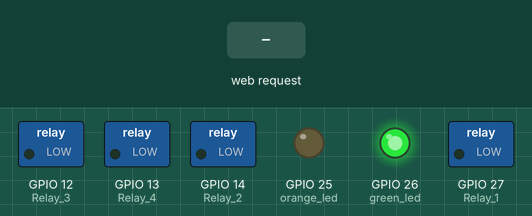
Recording of a sketch running on a simulated ESP32. Shown: switched loads named in the sketch (green lamp = pin HIGH), output pins drawn as LEDs (lit = HIGH). Inputs (shaded band) come from the test bench. WiFi joins after 1.5 s; servers stay silent unless stated; what the sketch prints to the serial monitor is not drawn.

Above: at 2.7 s.
2.8 s: HTTP request GET /1/on received
At 4.0 s:
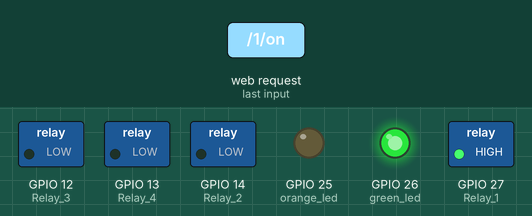
4.3 s: HTTP request GET /2/on received
At 5.3 s:
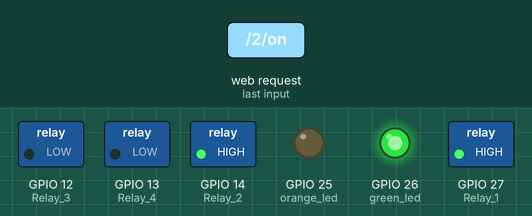
5.8 s: HTTP request GET /1/off received
At 6.5 s:
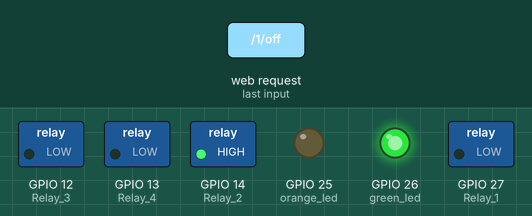
7.3 s: HTTP request GET /3/on received
At 7.6 s:
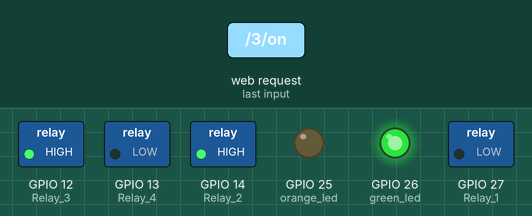
8.8 s: HTTP request GET /2/off received
At 10.0 s:
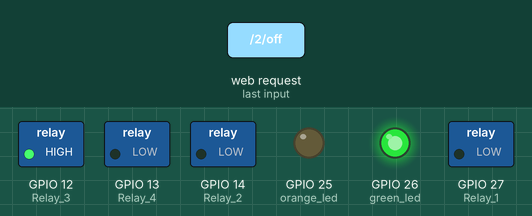
10.3 s: HTTP request GET /4/on received
At 11.1 s:
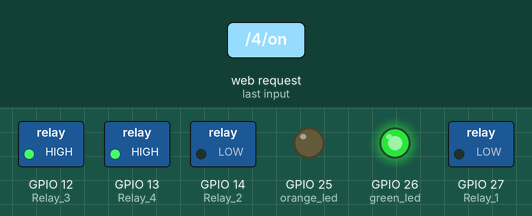
Timing chart, 0 to 12.8 s (numbered marks = the images above; inputs shaded):
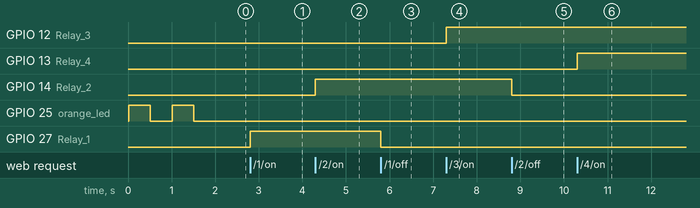

Measured:
- after the input at 2.8 s, GPIO 27 (Relay_1): LOW → HIGH at once
- after the input at 4.3 s, GPIO 14 (Relay_2): LOW → HIGH at once
- after the input at 5.8 s, GPIO 27 (Relay_1): HIGH → LOW at once
- after the input at 7.3 s, GPIO 12 (Relay_3): LOW → HIGH at once
- after the input at 8.8 s, GPIO 14 (Relay_2): HIGH → LOW at once
- after the input at 10.3 s, GPIO 13 (Relay_4): LOW → HIGH at once

The sketch:

Web_server_esp32_activity.ino
```cpp
#include <WiFi.h>

#define orange_led 25
#define green_led 26
#define Relay_1 27
#define Relay_2 14
#define Relay_3 12
#define Relay_4 13

const char* ssid = "Akotosinatoy";
const char* password = "dinosaur";

WiFiServer server(80);

void setup() {
  Serial.begin(115200);

  pinMode(orange_led, OUTPUT);
  pinMode(green_led, OUTPUT);
  pinMode(Relay_1, OUTPUT);
  pinMode(Relay_2, OUTPUT);
  pinMode(Relay_3, OUTPUT);
  pinMode(Relay_4, OUTPUT);

  delay(10);

  // Connect to Wi-Fi
  Serial.println();
  Serial.println("Connecting to Wi-Fi");
  WiFi.begin(ssid, password);

  while (WiFi.status() != WL_CONNECTED) {
    digitalWrite(orange_led, !digitalRead(orange_led));
    delay(500);
    Serial.print(".");
  }

  digitalWrite(orange_led, LOW);
  digitalWrite(green_led, HIGH);
  Serial.println("\nWiFi connected.");
  Serial.println("IP address: ");
  Serial.println(WiFi.localIP());

  server.begin();
}

void loop() {
  WiFiClient client = server.available(); // Listen for incoming clients

  if (client) {
    Serial.println("New Client.");
    String currentLine = "";

    while (client.connected()) {
      if (client.available()) {
        char c = client.read();
        Serial.write(c);

        if (c == '\n') {
          if (currentLine.length() == 0) {
            // Send the HTTP response
            client.println("HTTP/1.1 200 OK");
            client.println("Content-type:text/html");
            client.println();

            // HTML Content
            client.println("<!DOCTYPE html>");
            client.println("<html>");
            client.println("<head>");
            client.println("<title>ESP32 Web Server</title>");
            client.println("<style>");
            client.println("body { font-family: Arial, sans-serif; margin: 0; padding: 0; background-color: #f4f4f9; }");
            client.println("h1 { text-align: center; color: #333; margin-top: 20px; }");
            client.println(".container { display: flex; flex-wrap: wrap; justify-content: center; margin: 20px auto; gap: 20px; }");
            client.println(".box { background: white; padding: 20px; box-shadow: 0 4px 8px rgba(0,0,0,0.2); border-radius: 8px; width: 200px; text-align: center; }");
            client.println(".button { display: inline-block; padding: 10px 20px; margin: 10px 5px; text-decoration: none; color: white; background-color: #007BFF; border: none; border-radius: 5px; cursor: pointer; }");
            client.println(".button:hover { background-color: #0056b3; }");
            client.println("</style>");
            client.println("</head>");
            client.println("<body>");
            client.println("<h1>ESP32 Web Server</h1>");
            client.println("<div class='container'>");

            // LED 1
            client.println("<div class='box'>");
            client.println("<h2>Relay 1</h2>");
            client.println("<a href=\"/1/on\" class=\"button\">Turn ON</a>");
            client.println("<a href=\"/1/off\" class=\"button\">Turn OFF</a>");
            client.println("</div>");

            // LED 2
            client.println("<div class='box'>");
            client.println("<h2>Relay 2</h2>");
            client.println("<a href=\"/2/on\" class=\"button\">Turn ON</a>");
            client.println("<a href=\"/2/off\" class=\"button\">Turn OFF</a>");
            client.println("</div>");

            // LED 3
            client.println("<div class='box'>");
            client.println("<h2>Relay 3</h2>");
            client.println("<a href=\"/3/on\" class=\"button\">Turn ON</a>");
            client.println("<a href=\"/3/off\" class=\"button\">Turn OFF</a>");
            client.println("</div>");

            // LED 4
            client.println("<div class='box'>");
            client.println("<h2>Relay 4</h2>");
            client.println("<a href=\"/4/on\" class=\"button\">Turn ON</a>");
            client.println("<a href=\"/4/off\" class=\"button\">Turn OFF</a>");
            client.println("</div>");

            client.println("</div>"); // Close container
            client.println("</body>");
            client.println("</html>");

            // End the HTTP response
            client.println();
            break;
          } else {
            currentLine = "";
          }
        } else if (c != '\r') {
          currentLine += c;
        }

        // Handle requests for each LED
        if (currentLine.endsWith("GET /1/on")) digitalWrite(Relay_1, HIGH);
        if (currentLine.endsWith("GET /1/off")) digitalWrite(Relay_1, LOW);
        if (currentLine.endsWith("GET /2/on")) digitalWrite(Relay_2, HIGH);
        if (currentLine.endsWith("GET /2/off")) digitalWrite(Relay_2, LOW);
        if (currentLine.endsWith("GET /3/on")) digitalWrite(Relay_3, HIGH);
        if (currentLine.endsWith("GET /3/off")) digitalWrite(Relay_3, LOW);
        if (currentLine.endsWith("GET /4/on")) digitalWrite(Relay_4, HIGH);
        if (currentLine.endsWith("GET /4/off")) digitalWrite(Relay_4, LOW);
      }
    }
    client.stop();
    Serial.println("Client Disconnected.");
  }
}
```
